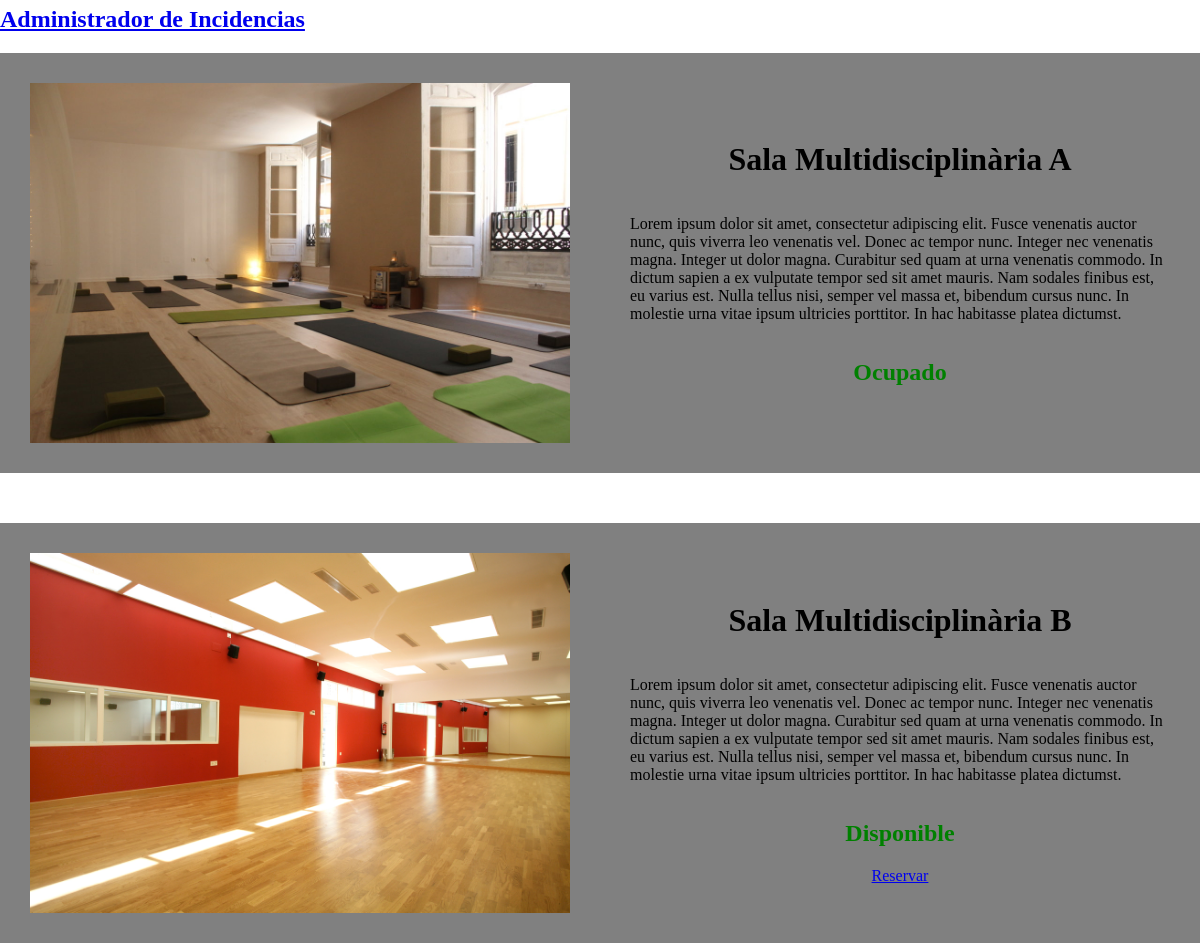
The page /home.php?variableid=1 (signed in, middle part) on the database as committed earlier.
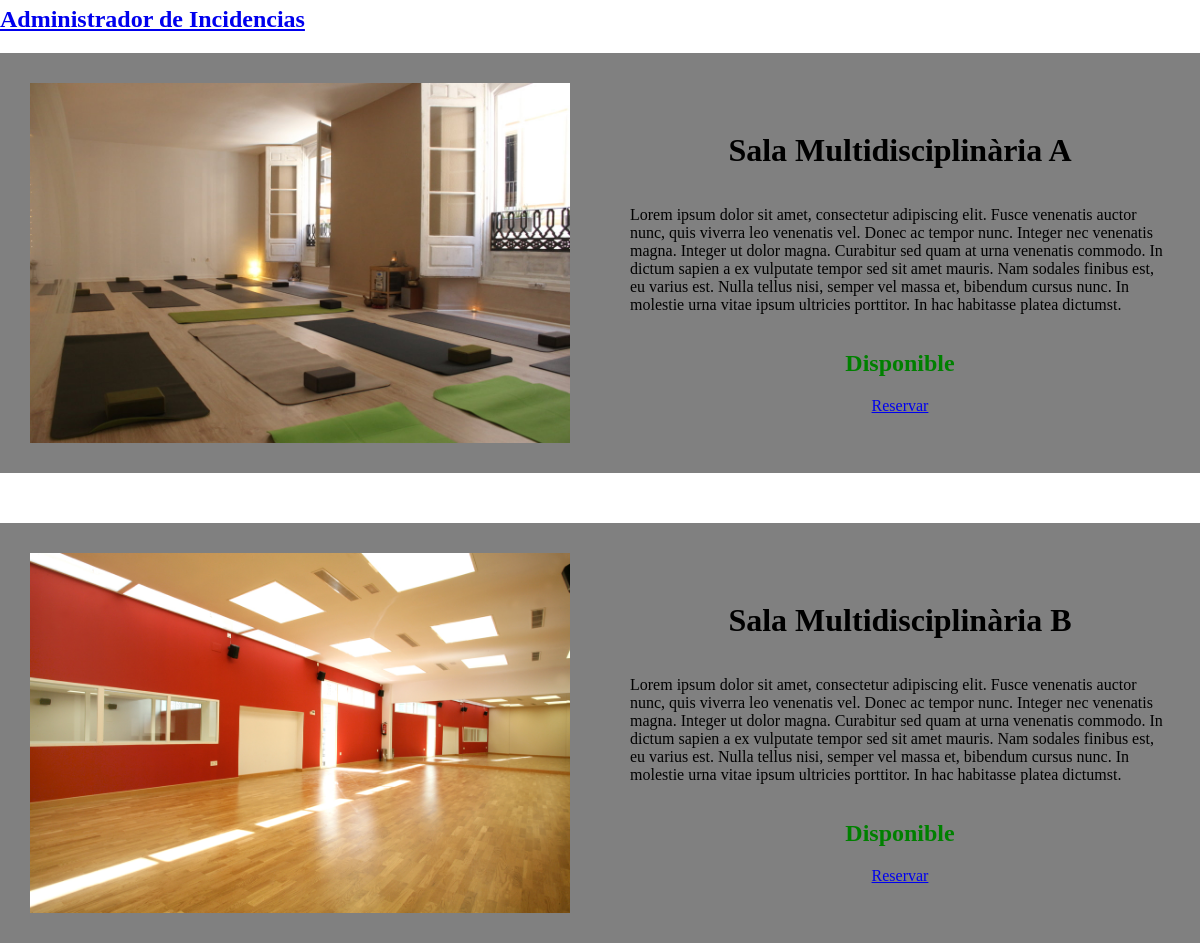
The same page on the database as committed later.
### tables this page shows
CREATE TABLE `recursos` (
  `id_recurso` int(11) NOT NULL,
  `nom_rec` varchar(50) NOT NULL,
  `disp_rec` enum('Disponible','Ocupado') NOT NULL,
  `tipo_rec` enum('Sala Multidisciplinaria','Sala Informatica','Taller de Cocina','Despacho','Sala de actos','Sala de reuniones','Proyector','Portatil','Movil') NOT NULL,
  `imagen_rec` varchar(100) NOT NULL,
  `desc_rec` text NOT NULL
);

### home.php (the view, shortened to what this page needs)
<!DOCTYPE html>
<html>
<head>
    <link rel="stylesheet" type="text/css" href="css/estilos.css">
</head>
<?php
include "./login/services/connection.php";
?>
<body>
        ?><a href="perfil.php?variableid=<?php echo $_REQUEST['variableid']; ?>"><h2>Mi  Perfil</h2></a><?php
    if($_REQUEST['variableid'] == 1){
        ?><a href="adminIncidencia.php?variableid=<?php echo $_REQUEST['variableid']; ?>"><h2>Administrador de Incidencias</h2></a><?php
    }
    ?>
    <?php
    if(isset($_POST['dispon']) && isset($_POST['recurs'])) {
        $disponibilidad=$_POST['dispon'];
        $tiporecurso=$_POST['recurs'];
    }else {
        $disponibilidad='';
        $tiporecurso='';
    }
    if(isset($_POST['dispon']) && isset($_POST['recurs'])){
        if ($_POST['recurs']=='Todo') {
            $sql="SELECT * FROM recursos WHERE disp_rec LIKE '%$disponibilidad%'; ";
        }else {
            $sql="SELECT * FROM recursos WHERE disp_rec LIKE '%$disponibilidad%' AND tipo_rec LIKE '%$tiporecurso%' ; ";
        }
    }else {
        $sql="SELECT * FROM recursos ; ";
    }
	$result_query=mysqli_query($conn,$sql);
    while ($row = mysqli_fetch_array($result_query)) {
        $rec= $row['id_recurso'];
        ?>
        <div class="content">
            <div class="cont-recursos">
                <div class="rec-unico">
                    <div class="rec-part">
                        <img src=<?php echo $row['imagen_rec']; ?> style="object-fit: cover;">
                    </div>
                    <div class="rec-part">
                        <h1><?php echo $row['nom_rec']; ?></h1>
                        <p>Lorem ipsum dolor sit amet, consectetur adipiscing elit. Fusce venenatis auctor nunc, quis viverra leo venenatis vel. Donec ac tempor nunc. Integer nec venenatis magna. Integer ut dolor magna. Curabitur sed quam at urna venenatis commodo. In dictum sapien a ex vulputate tempor sed sit amet mauris. Nam sodales finibus est, eu varius est. Nulla tellus nisi, semper vel massa et, bibendum cursus nunc. In molestie urna vitae ipsum ultricies porttitor. In hac habitasse platea dictumst.</p>
                        <h2 style="color: green;"><?php echo $row['disp_rec']; ?></h2>
                        <?php
                        if($row['disp_rec']=='Disponible'){
                            ?>
                            <a class="res-button" href="./procesa/reserva.proc.php?variableid=<?php echo $_REQUEST['variableid']; ?>&recurso=<?php echo $rec; ?>" >Reservar</a>
                            <?php
                        }
                        ?>
                    </div>
                </div>
            </div>
        </div style="height: 500px;">
    <?php
    }
    ?>
</body>
</html>

### css/estilos.css (style rules this page uses)
body { font-family: 'Raleway'; overflow-x: hidden; margin: 0; padding: 0; }
.content .cont-recursos .rec-unico { background-color: grey; margin-bottom: 50px; display: flex; }
.content .cont-recursos .rec-unico .rec-part { padding: 30px; width: 50%; display: flex; flex-flow: column nowrap; align-items: center; justify-content: center; }
.content .cont-recursos .rec-unico .rec-part img { width: 100%; }

Rows that differ between the two databases and show on the page:
changed recursos "Sala Multidisciplinària A": disp_rec "Ocupado" → "Disponible"; now shows "Reservar"
